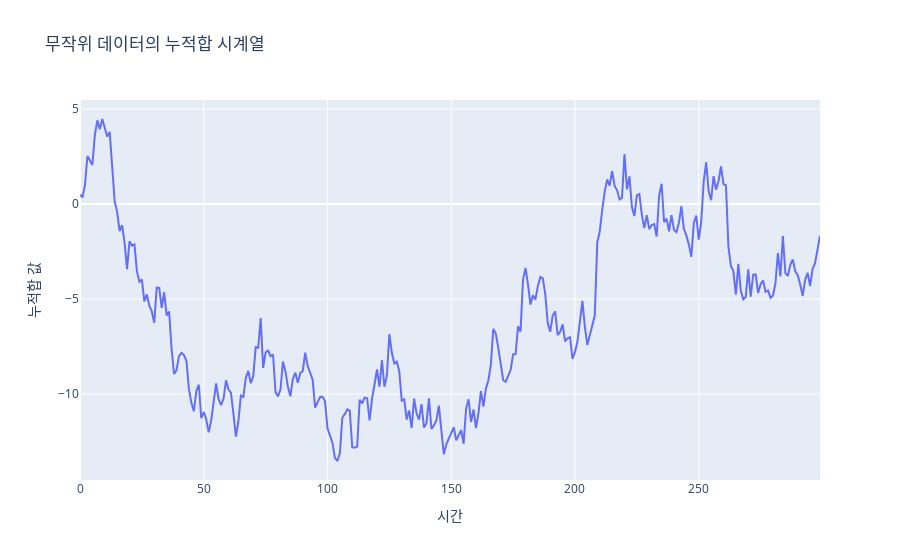

Here is the notebook cell this chart was saved with:
### Markdown cell above
2.  `np.random.randn(300)`으로 무작위 데이터를 생성한 뒤, `.cumprod()` 메소드를 적용하여 새로운 시계열을 만드세요. 이 데이터는 정상성을 띨까요? 시각화하여 확인해보세요.

### Code cell
# 연습 문제 2번 풀이 공간
# 무작위 데이터 생성 및 누적곱 적용
np.random.seed(42)  # 재현 가능한 결과를 위한 시드 설정
random_data = np.random.randn(300)
cumulative_product = random_data.cumsum()  # 누적합으로 변경 (누적곱은 너무 극단적일 수 있음)

# 데이터프레임 생성
random_ts = pd.DataFrame({
    'time': range(300),
    'value': cumulative_product
})

# 시각화
fig_random = px.line(random_ts, x='time', y='value', 
                     title="무작위 데이터의 누적합 시계열")
fig_random.update_layout(
    xaxis_title="시간",
    yaxis_title="누적합 값"
)
fig_random.show()

### Figure 1 — Plotly figure (JSON) as saved in the notebook; plotly's stock layout.template omitted (floating-point values rounded to 4 significant figures; data arrays with more than 128 entries replaced by an {"elided": "..."} marker saying what was removed)
{"data": [{"hovertemplate": "time=%{x}<br>value=%{y}<extra></extra>", "legendgroup": "", "line": {"color": "#636efa", "dash": "solid"}, "marker": {"symbol": "circle"}, "mode": "lines", "name": "", "orientation": "v", "showlegend": false, "type": "scatter", "x": {"elided": "300 int values"}, "xaxis": "x", "y": {"elided": "300 float values"}, "yaxis": "y"}], "layout": {"legend": {"tracegroupgap": 0}, "title": {"text": "무작위 데이터의 누적합 시계열"}, "xaxis": {"anchor": "y", "domain": [0, 1], "title": {"text": "시간"}}, "yaxis": {"anchor": "x", "domain": [0, 1], "title": {"text": "누적합 값"}}}}
